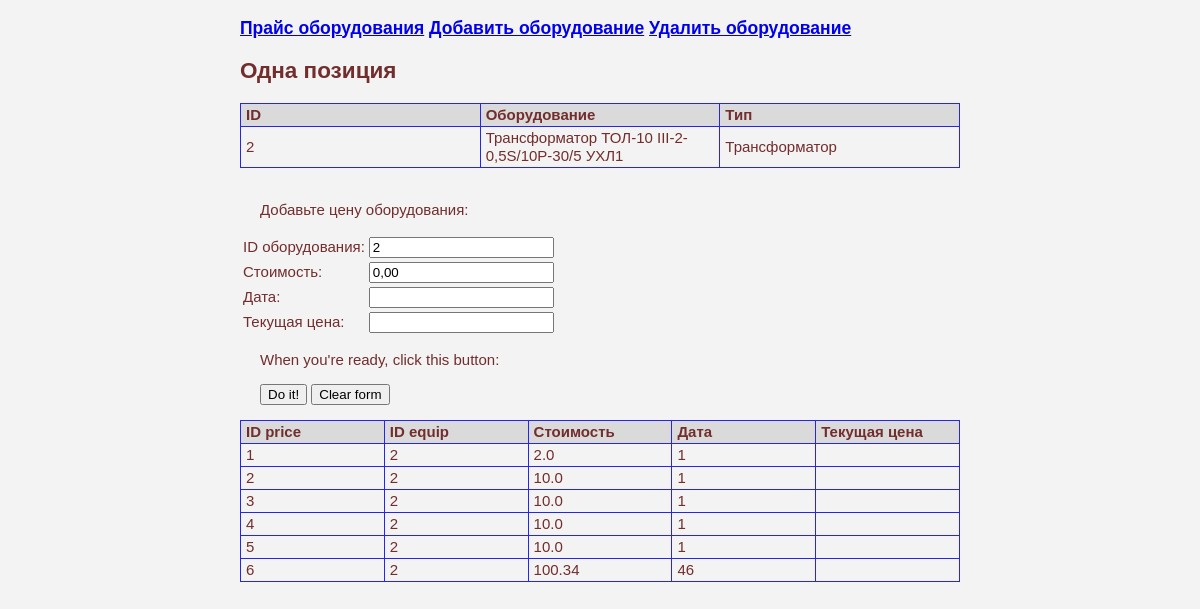
Page /1_equip on the committed database.
### tables this page shows
CREATE TABLE equips (
                            id integer not null primary key autoincrement,
                            equip text not null,
                            type text);

CREATE TABLE prices (
                            id integer not null primary key autoincrement,
                            id_eq integer not null,
                            price real not null,
                            date integer,
                            actual integer);

### app_equip.py (the view)
@app.route('/1_equip', methods=['GET','POST'])
def one_eqip() -> str:
    dbs = db_sqlite.EquipDB()
    filter_id = request.form.get('id_1_eq','')
    res_equip = dbs.get_eqips(filter_id, '', '')
    equip = next(res_equip)
    res_prices = dbs.get_prices(equip[0])
    return render_template('1_equip.html', the_title='Одна позиция', the_res1=equip, the_res2=res_prices)

### db_sqlite.py (called while the page is built)
    def get_eqips(self, id="", name_eq="", type_eq=""):
        with sqlite3.connect(self._database) as connection:
            result = connection.execute("""select * from equips where id LIKE ? and equip LIKE ? and type LIKE ?""", (f'%{id}%',f'%{name_eq}%', f'%{type_eq}%'))
        return result

    def get_prices(self, id_eq=""):
        with sqlite3.connect(self._database) as connection:
            result = connection.execute("""select * from prices where id_eq=?""", (id_eq,))
        return result

### templates/1_equip.html
{% extends 'base.html' %}
{% block body %}
<h2>{{ the_title }}</h2>
<table class="table">
<thead>
    <tr>
        <td>ID</td>
        <td>Оборудование</td>
        <td>Тип</td>
    </tr>
</thead>
<tbody>
    <tr>
        <td>{{the_res1[0]}}</td>
        <td>{{the_res1[1]}}</td>
        <td>{{the_res1[2]}}</td>
    </tr>
</tbody>
</table>
<br>
<form method='POST' action='/add_price'>
    <p>Добавьте цену оборудования:</p>
    <table>
    <tr>
        <td>ID оборудования:</td>
        <td>
            <input  name='id_1_eq' type='TEXT' value={{the_res1[0]}}>
        </td>
    </tr>
    <tr>
        <td>Стоимость:</td>
        <td>
            <input name='price' type='TEXT' value='0,00'>
        </td>
    </tr>
    <tr>
        <td>Дата:</td>
        <td>
            <input name='date' type='TEXT' value=''>
        </td>
    </tr>
    <tr>
        <td>Текущая цена:</td>
        <td>
            <input name='actual' type='TEXT' value=''>
        </td>
    </tr>
    </table>
    <p>When you're ready, click this button:</p>
    <p><input value='Do it!' type='SUBMIT'>   <input value='Clear form' type='Reset'></p>
    </form>
<table class="table">
    <thead>
        <tr>
            <td>ID price</td>
            <td>ID equip</td>
            <td>Стоимость</td>
            <td>Дата</td>
            <td>Текущая цена</td>
        </tr>
    </thead>
    <tbody>
        {% for s in the_res2 %}
        <tr>
            {%  for i in s %}
                <td>{{i}}</td>
            {% endfor %}
        </tr>
        {% endfor %}
    </tbody>
    </table>
{% endblock %}

### templates/base.html (shortened to what this page needs)
<!doctype html>
<html>
    <head>
        <link rel="stylesheet" href="static/main.css" />
    </head>
    <body>
        <h3><a href="/eqip_prices">Прайс оборудования</a> <a href="/add_eqip_form">Добавить оборудование</a> <a href="/del_eqip_form">Удалить оборудование</a></h>
        {% block body %}
        {% endblock %}
    </body>
</html>

### static/main.css (style rules this page uses)
body { font-family: Arial, sans-serif; font-size: 15px; line-height: 1.2; color: #722d2d; background-color: #f3f3f3; margin-left: 20%; margin-right: 20%; margin-top: 0%; margin-bottom: 0%; }
p { text-indent: 20px; }
.table { border: 1px solid #2724eb; width: 100%; border-collapse: collapse; table-layout: fixed; }
.table thead { background-color: #dadada; font-weight: bold; }
.table td { border: 1px solid #2724eb; padding: 2px 5px; }

### rows in the picture
equips: id "2", equip "Трансформатор ТОЛ-10 III-2-0,5S/10Р-30/5 УХЛ1", type "Трансформатор", id_1_eq "2"
prices: s "1" "2" "1", price "2.0"
prices: s "2" "2" "1", price "10.0"
prices: s "3" "2" "1", price "10.0"
prices: s "4" "2" "1", price "10.0"
prices: s "5" "2" "1", price "10.0"
prices: s "6" "2" "46", price "100.34"

### other values in the picture
{{ the_title }} "Одна позиция"
